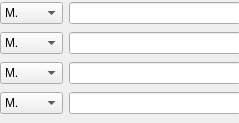
<?xml version="1.0" encoding="UTF-8"?>
<ui version="4.0">
 <class>ClientInput</class>
 <widget class="QWidget" name="ClientInput">
  <property name="geometry">
   <rect>
    <x>0</x>
    <y>0</y>
    <width>239</width>
    <height>123</height>
   </rect>
  </property>
  <property name="windowTitle">
   <string>Form</string>
  </property>
  <widget class="QWidget" name="gridLayoutWidget">
   <property name="geometry">
    <rect>
     <x>0</x>
     <y>0</y>
     <width>241</width>
     <height>120</height>
    </rect>
   </property>
   <layout class="QGridLayout" name="gridLayout">
    <item row="0" column="0">
     <widget class="QComboBox" name="comboBox">
      <item>
       <property name="text">
        <string>M.</string>
       </property>
      </item>
      <item>
       <property name="text">
        <string>Mme.</string>
       </property>
      </item>
      <item>
       <property name="text">
        <string>Melle.</string>
       </property>
      </item>
     </widget>
    </item>
    <item row="2" column="1">
     <widget class="QLineEdit" name="lineEdit_3"/>
    </item>
    <item row="1" column="0">
     <widget class="QComboBox" name="comboBox_2">
      <item>
       <property name="text">
        <string>M.</string>
       </property>
      </item>
      <item>
       <property name="text">
        <string>Mme.</string>
       </property>
      </item>
      <item>
       <property name="text">
        <string>Melle.</string>
       </property>
      </item>
     </widget>
    </item>
    <item row="0" column="1">
     <widget class="QLineEdit" name="lineEdit"/>
    </item>
    <item row="2" column="0">
     <widget class="QComboBox" name="comboBox_3">
      <item>
       <property name="text">
        <string>M.</string>
       </property>
      </item>
      <item>
       <property name="text">
        <string>Mme.</string>
       </property>
      </item>
      <item>
       <property name="text">
        <string>Melle.</string>
       </property>
      </item>
     </widget>
    </item>
    <item row="1" column="1">
     <widget class="QLineEdit" name="lineEdit_2"/>
    </item>
    <item row="3" column="0">
     <widget class="QComboBox" name="comboBox_4">
      <item>
       <property name="text">
        <string>M.</string>
       </property>
      </item>
      <item>
       <property name="text">
        <string>Mme.</string>
       </property>
      </item>
      <item>
       <property name="text">
        <string>Melle.</string>
       </property>
      </item>
     </widget>
    </item>
    <item row="3" column="1">
     <widget class="QLineEdit" name="lineEdit_4"/>
    </item>
   </layout>
  </widget>
 </widget>
 <resources/>
 <connections/>
</ui>
